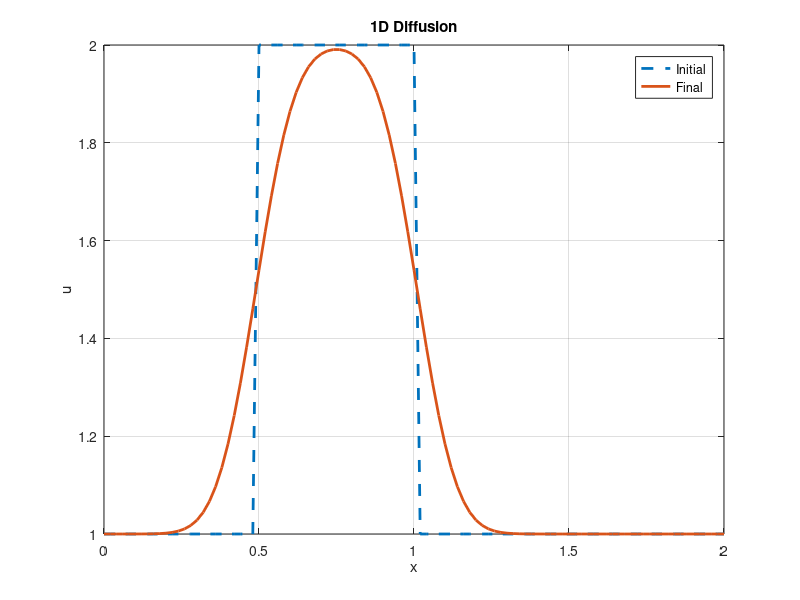

Source code (MATLAB):
clear; clc; close all

nx = 101;
L = 2.0;
dx = L/(nx-1);
x = linspace(0,L,nx);

nt = 50;
nu = 0.05;
dt = 0.25*dx^2/nu;

u_field = ones(1,nx);

for i = 1:nx
    if x(i) >= 0.5 && x(i) <= 1.0
        u_field(i) = 2.0;
    end
end

u_initial = u_field;

for n = 1:nt
    un = u_field;

    for i = 2:nx-1
        u_field(i) = un(i) + nu*dt/dx^2*(un(i+1) - 2*un(i) + un(i-1));
    end

    u_field(1) = 1.0;
    u_field(nx) = 1.0;
end

plot(x,u_initial,'--','LineWidth',2)
hold on
plot(x,u_field,'LineWidth',2)
xlabel('x')
ylabel('u')
legend('Initial','Final')
title('1D Diffusion')
grid on
